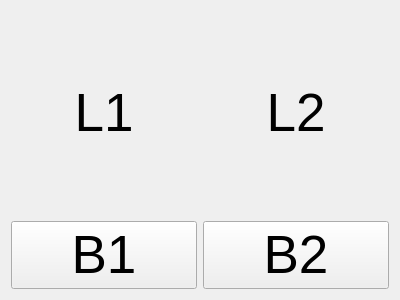
<?xml version="1.0" encoding="UTF-8"?>
<ui version="4.0">
 <class>myWidget</class>
 <widget class="QWidget" name="myWidget">
  <property name="geometry">
   <rect>
    <x>0</x>
    <y>0</y>
    <width>400</width>
    <height>300</height>
   </rect>
  </property>
  <property name="font">
   <font>
    <pointsize>40</pointsize>
   </font>
  </property>
  <property name="windowTitle">
   <string>Form</string>
  </property>
  <layout class="QHBoxLayout" name="horizontalLayout">
   <item>
    <layout class="QGridLayout" name="gridLayout">
     <item row="0" column="1">
      <widget class="QLabel" name="label02">
       <property name="text">
        <string>L2</string>
       </property>
       <property name="alignment">
        <set>Qt::AlignCenter</set>
       </property>
      </widget>
     </item>
     <item row="0" column="0">
      <widget class="QLabel" name="label01">
       <property name="text">
        <string>L1</string>
       </property>
       <property name="alignment">
        <set>Qt::AlignCenter</set>
       </property>
      </widget>
     </item>
     <item row="1" column="0">
      <widget class="QPushButton" name="button01">
       <property name="text">
        <string>B1</string>
       </property>
      </widget>
     </item>
     <item row="1" column="1">
      <widget class="QPushButton" name="button02">
       <property name="text">
        <string>B2</string>
       </property>
      </widget>
     </item>
    </layout>
   </item>
  </layout>
 </widget>
 <resources/>
 <connections/>
</ui>
